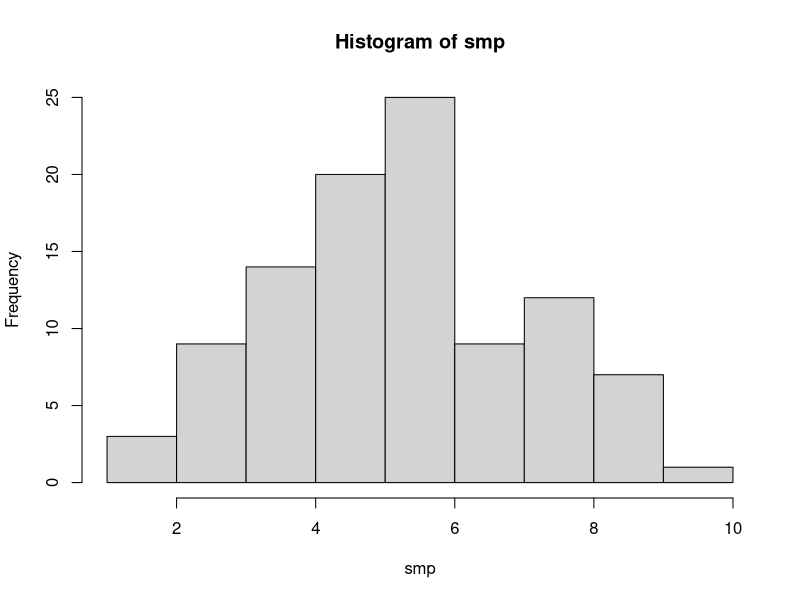
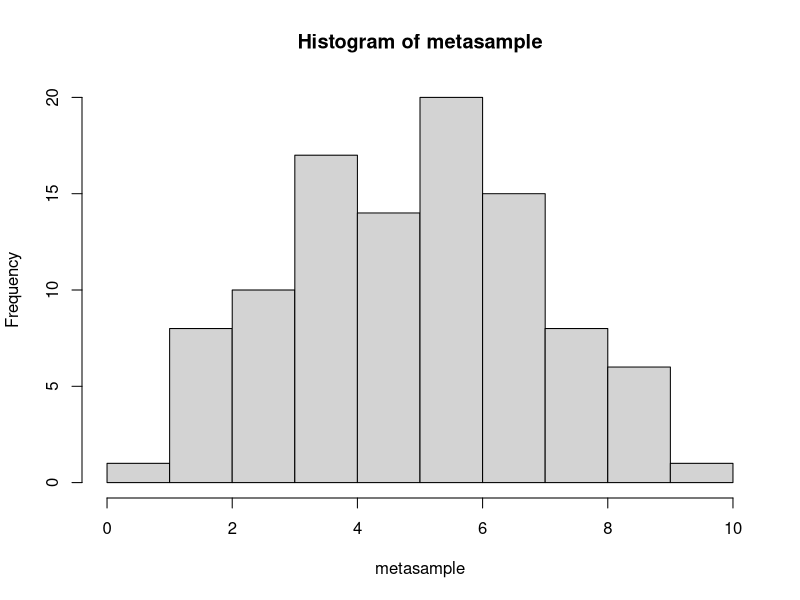
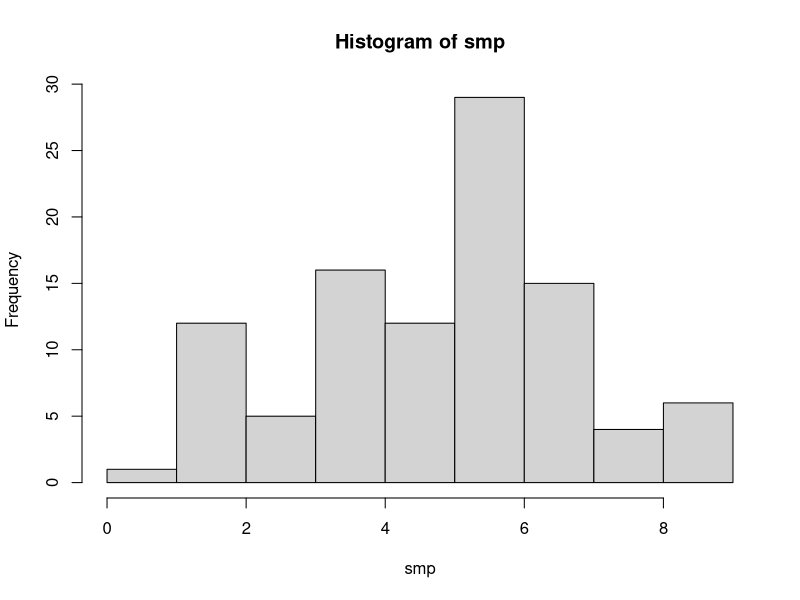
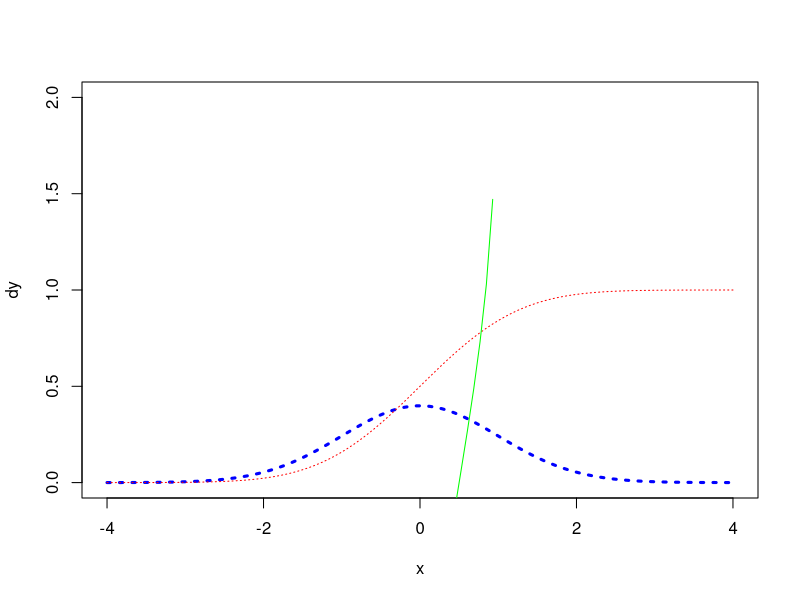

These charts were generated, in order, by the following R code: (Note: this script raises an error after producing the figures.)
## ---- chunk 1
knitr::opts_chunk$set(echo = TRUE)
## ---- chunk 2
 
 metasample<-rnorm(100,5,2)
 
 rndno<-as.integer(runif(100)*100)+1
 
 smp<-metasample[rndno]
 
## ---- chunk 3
N<-100

metasample<-rnorm(N,5,2)

rndno<-as.integer(runif(N)*N)+1

smp<-metasample[rndno]
ss<-summary(smp)
s1<-hist(smp)

## ---- chunk 4
N<-100

metasample<-rnorm(N,5,2)

rndno<-as.integer(runif(N)*N)+1

smp<-metasample[rndno]
hist(metasample)
hist(smp)

## ---- chunk 5
x<-seq(-4,4,length=100)
dy<-dnorm(x)
plot(x,dy,type="l",col="blue",lwd=3,lty="dotted",ylim=c(0,2))

py<-pnorm(x)
lines(x,py,lty="dotted",col="red")
qy<-qnorm(x)
lines(x,qy,lty="solid",col="green")

## ---- chunk 6
N<-100
metasample<-rnorm(N,5,2)
rndno<-as.integer(runif(N)*N)+1
smp<-metasample[rndno]

#hist(metasample)

#lx<-seq(min(metasaple),max(metasample),length=100)
#ly<-dnorm(lx,mean(metasample),sd(metasample))

#sy<-ly*diff(lx)[1]*N #面積 * density
#lines(lx,sy)
density(metasample)
plot(dd)
